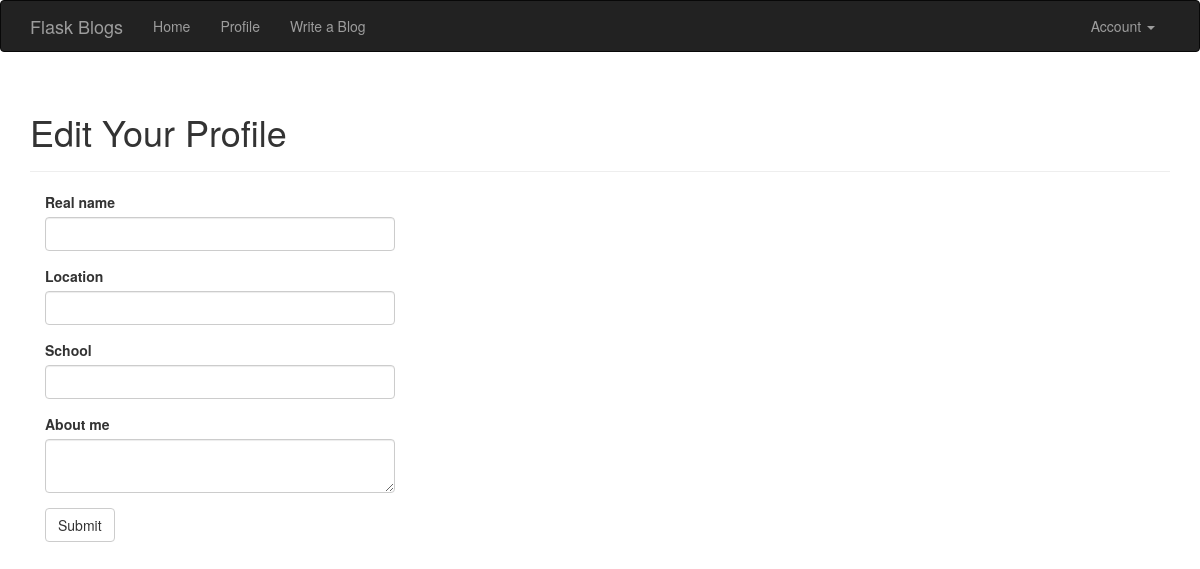
The page /edit-profile (signed in) on the database as committed earlier.
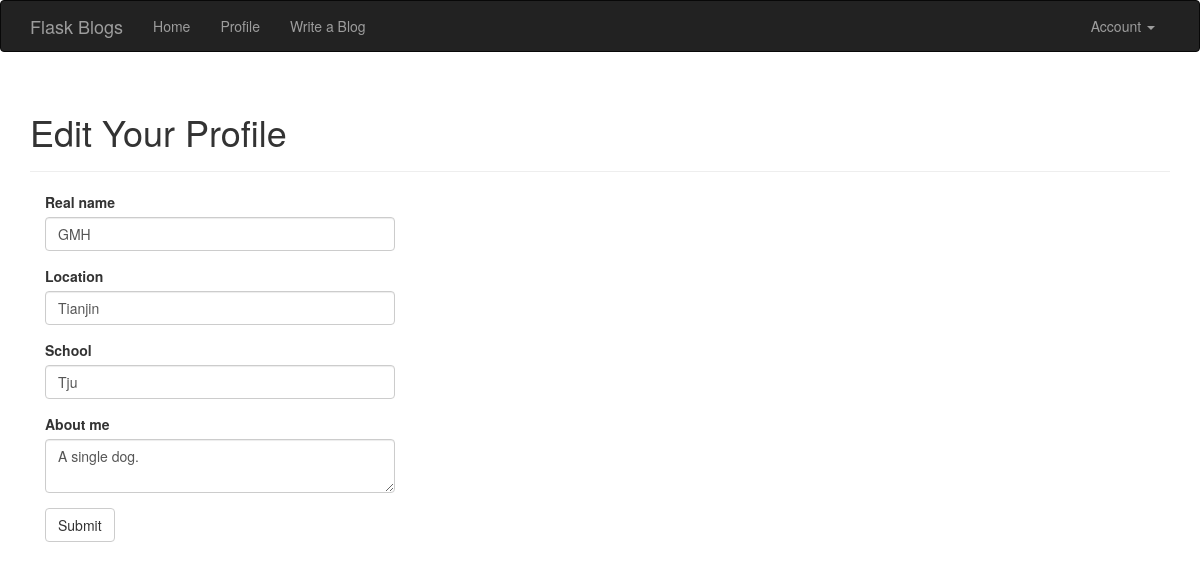
The same page on the database as committed later.
### app/models.py (models this page shows, shortened)
class User(UserMixin, db.Model):
    __tablename__ = 'users'
    id = db.Column(db.Integer, unique=True, primary_key=True)
    name = db.Column(db.String(64), unique=True, index=True)
    password_hash = db.Column(db.String(128))
    confirmed = db.Column(db.Boolean, default=False)
    email = db.Column(db.String(64), unique=True, index=True)
    real_name = db.Column(db.String(64))
    location = db.Column(db.String(64))
    school = db.Column(db.String(64))
    about_me = db.Column(db.Text())
    avatar_hash = db.Column(db.String(64))
    posts = db.relationship('Post', backref='author', lazy='dynamic')
    comments = db.relationship('Comment', backref='author', lazy='dynamic')
    @property
    def password(self):
        raise AttributeError('password is not a readable attribute')

### app/main/views.py (the view, shortened to what this page needs)
@main.route('/edit-profile', methods=['GET', 'POST'])
@login_required
def edit_profile():
    form = EditProfileForm()
    form.real_name.data = current_user.real_name
    form.location.data = current_user.location
    form.school.data = current_user.school
    form.about_me.data = current_user.about_me
    return render_template('edit_profile.html', form=form)

### app/main/forms.py
class EditProfileForm(FlaskForm):
    real_name = StringField('Real name', validators=[Length(0, 64)])
    location = StringField('Location', validators=[Length(0, 64)])
    school = StringField('School', validators=[Length(0, 64)])
    about_me = TextAreaField('About me')
    submit = SubmitField('Submit')

### app/auth/views.py (called while the page is built)
@auth.before_app_request
def before_request():
    if current_user.is_authenticated and not current_user.confirmed and request.endpoint \
            and request.endpoint[:5] != 'auth.' and request.endpoint != 'static':
        return redirect(url_for('auth.unconfirmed'))

### app/models.py (called while the page is built)
@login_mamager.user_loader
def load_user(user_id):
    return User.query.get(int(user_id))

### app/templates/edit_profile.html (shortened to what this page needs)
{% extends "base.html" %}
{% import "bootstrap/wtf.html" as wtf %}
{% block page_content %}
<div class="page-header">
    <h1>Edit Your Profile</h1>
</div>
<div class="col-md-4">
    {{ wtf.quick_form(form) }}
</div>
{% endblock %}

### app/templates/base.html (shortened to what this page needs)
{% extends "bootstrap/base.html" %}
{% block head %}
{{ super() }}
{% endblock %}
{% block navbar %}
<div class="navbar navbar-inverse" role="navigation">
    <div class="container">
        <div class="navbar-header">
            <a class="navbar-brand" href="/">Flask Blogs</a>
        </div>
        <div class="navbar-collapse collapse">
            <ul class="nav navbar-nav">
                <li><a href="{{ url_for('main.index') }}">Home</a></li>
                {% if current_user.is_authenticated %}
                <li><a href="{{ url_for('main.user', name=current_user.name) }}">Profile</a></li>
                <li><a href="{{ url_for('main.write_post') }}">Write a Blog</a></li>
                {% endif %}
            </ul>
            <ul class="nav navbar-nav navbar-right">
                {% if current_user.is_authenticated %}
                <li class="dropdown">
                    <a href="#" class="dropdown-toggle" data-toggle="dropdown">Account <b class="caret"></b></a>
                </li>
                {% else %}
                <li><a href="{{ url_for('auth.login') }}">Sign In</a></li>
                {% endif %}
            </ul>
        </div>
    </div>
</div>
{% endblock %}
{% block content %}
<div class="container">
    {% block page_content %}{% endblock %}
</div>
{% endblock %}

Rows that differ between the two databases and show on the page:
now on this page (row edited): User: real_name "GMH", location "Tianjin", school "Tju", about_me "A single dog."
